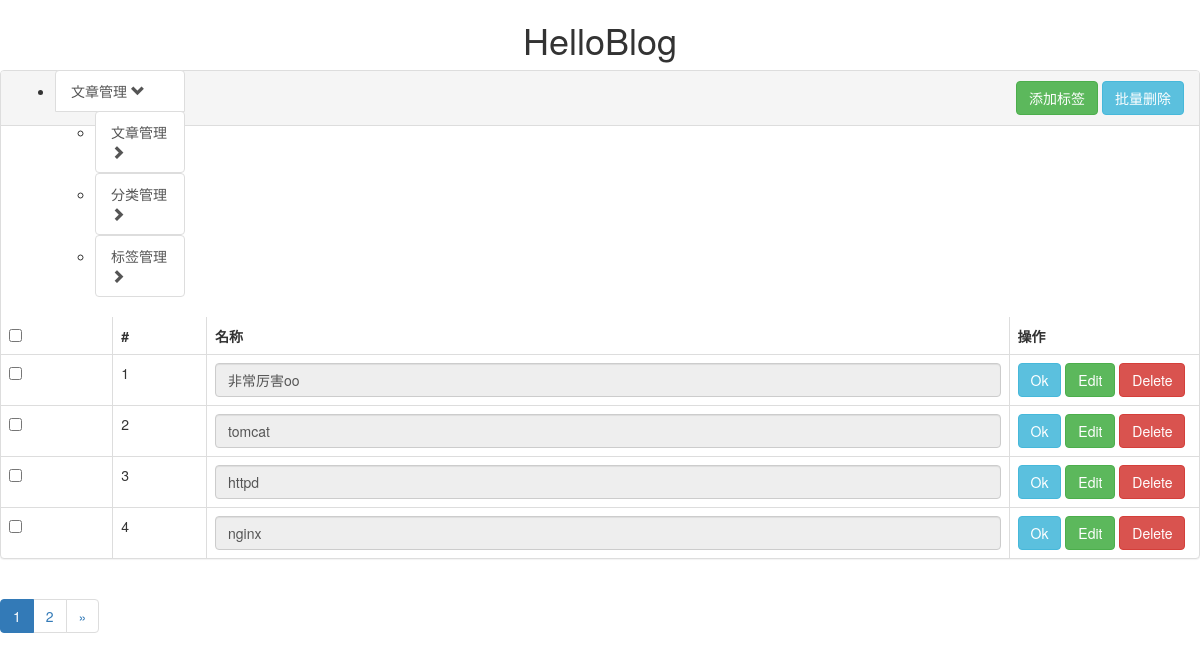
The app's page /backend/tags_admin.html with its own data.
### backend/models.py (models this page shows, shortened)
class Tag(models.Model):
    name = models.CharField('名称', max_length=16)

### backend/views.py (the view)
@csrf_exempt
def tags_admin(request):
    if request.POST:
        print(request.POST)
        tag_id = request.POST.get('key_post')
        tag_name = request.POST.get('value_post')
        print(tag_id, tag_name)
        update_obj = Tag.objects.get(id=int(tag_id))
        update_obj.name = tag_name
        update_obj.save()
        return render(request, 'backend/tags_admin.html')
    else:
        tags_info = Tag.objects.all()
        every_page_num = 4  # 每页显示的记录数  #不加 order by 会有警告信息
        p = Paginator(Tag.objects.all().order_by('-id', ), every_page_num)
        page = request.GET.get('page')
        if page == None:
            page = 1
        current_page_first = (int(page) - 1) * every_page_num
        try:
            page_obj = p.page(page)
        except PageNotAnInteger:
            page_obj = p.page(1)
        except EmptyPage:
            page_obj = p.page(p.num_pages)
        return render(request, 'backend/tags_admin.html', context={'tags_info': tags_info, 'page_obj': page_obj, 'current_page_first': current_page_first})

### templates/backend/tags_admin.html (shortened to what this page needs)
<!DOCTYPE html>
<html lang="en">
<head>
    <link href="/static/css/bootstrap.min.css" rel="stylesheet">
    <link href="/static/css/custom.css" rel="stylesheet">
</head>
<body>
<div class="page-header-for-admin">
    <h1 class="text-center">HelloBlog</h1>
</div>
<div class="col-lg-2">
    <div class="list-group text-for-admin">
        <ul class="left-content-for-admin" id="drop1">
            <li>
                <a href="#" class="list-group-item" id="dropdown1">文章管理
                    <span class="glyphicon glyphicon-chevron-down" aria-hidden="true"></span>
                </a>
                <ul class="left-content-for-admin">
                    <li><a href="{% url 'article_admin' %}" class="list-group-item">文章管理<span class="glyphicon glyphicon-chevron-right" aria-hidden="true"></span></a></li>
                    <li><a href="{% url 'tags_admin' %}" class="list-group-item">分类管理<span class="glyphicon glyphicon-chevron-right" aria-hidden="true"></span></a></li>
                    <li><a href="#" class="list-group-item">标签管理<span class="glyphicon glyphicon-chevron-right" aria-hidden="true"></span></a></li>
                </ul>
            </li>
        </ul>
    </div>
</div>
<div class="col-lg-9-for-admin">
    <div class="panel panel-default">
        <div class="panel-heading text-for-admin-2" style="height: 55px;">
            <span class="pull-right">
                <a class="btn btn-success" href="{% url 'edit_article' %}">添加标签</a>
                <a class="btn btn-info" name="delete-all">批量删除</a>
            </span>
        </div>
        <table class="table table-bordered">
            <thead>
            <tr>
                <th><input name="checked-all" type="checkbox"></th>
                <th>#</th>
                <th>名称</th>
                <th>操作</th>
            </tr>
            </thead>
            <tbody>
            {% for tag in page_obj %}
                <tr name="RowId" row-id="{{ tag.id }}">
                    <td scope="row">
                    <label>
                        <input name="checked-one" type="checkbox">
                    </label>
                    </td>
                    <td scope="row">
                        {{ current_page_first|add:forloop.counter }}
                    </td>
                    <td>
                        <input class="form-control" id="input{{ tag.id }}" type="text" value="{{ tag.name }}" disabled>
                    </td>
                    <td style="width: 190px;">
                        <a class="btn btn-info" id="Ok">Ok</a>
                        <a class="btn btn-success" id="Edit">Edit</a>
                        <a href="{% url "tags_admin" %}?tag-id={{ tag.id }}&command=delete" class="btn btn-danger">Delete</a>
                    </td>
                </tr>
            {% endfor %}
            </tbody>
        </table>
    </div>
    <div>
        <ul class="pagination">
            {% for pg in page_obj.paginator.page_range %}
                {% if page_obj.number == pg %}
                    <li class="active"><a href="?page={{ pg }}">{{ pg }}</a></li>
                {% else %}
                    <li><a href="?page={{ pg }}">{{ pg }}</a></li>
                {% endif %}
            {% endfor %}
            {% if page_obj.has_next  %}
                <li><a href="?page={{ page_obj.next_page_number }}" aria-label="Next"><span aria-hidden="true">&raquo;</span></a>
                </li>
            {% endif %}
        </ul>
    </div>
</div>
</body>
</html>

### records on screen
Tag: counter "1", name "非常厉害oo"
Tag: counter "2", name "tomcat"
Tag: counter "3", name "httpd"
Tag: counter "4", name "nginx"

### other values on screen
{{ pg }} "1"
{{ pg }} "2"
